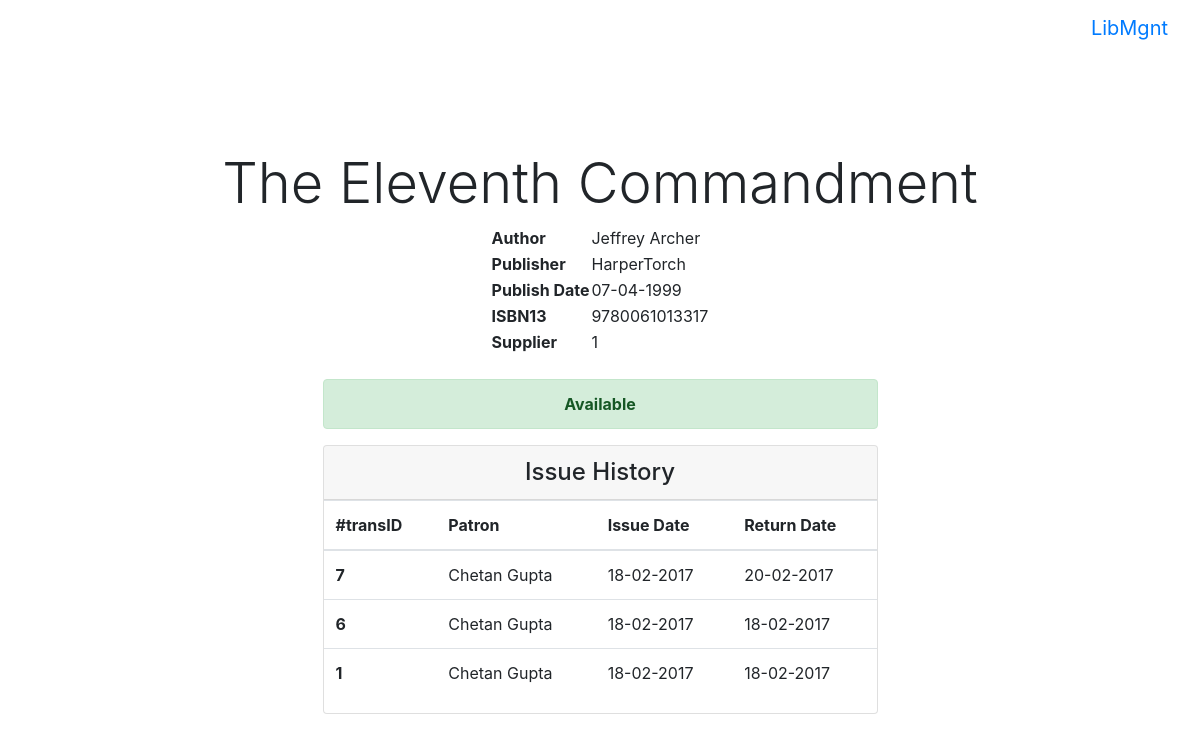
The app's page /book/1 (signed in) with its own data.
### tables this page shows
CREATE TABLE "book" (
	`id`	INTEGER PRIMARY KEY AUTOINCREMENT,
	`title`	VARCHAR(50) NOT NULL,
	`author`	VARCHAR(50) NOT NULL,
	`publishDate`	DATE,
	`publisher`	VARCHAR(50),
	`isbn13`	VARCHAR(13) UNIQUE,
	`supplierID`	INTEGER,
	FOREIGN KEY(`supplierID`) REFERENCES supplier ( id )
);

CREATE TABLE issue_history(
	transID INTEGER PRIMARY KEY,
	bookID INTEGER,
	patronID INTEGER,
	issuedbyID INTEGER,
	returnedtoID INTEGER,
	issueDate DATE,
	returnDate DATE,
	lateFees INTEGER,
	FOREIGN KEY (bookID) REFERENCES book(id),
	FOREIGN KEY (patronID) REFERENCES patron(id),
	FOREIGN KEY (issuedbyID) REFERENCES librarian(id),
	FOREIGN KEY (returnedtoID) REFERENCES librarian(id));

CREATE TABLE patron(
	id INTEGER PRIMARY KEY AUTOINCREMENT,
	cardNum INTEGER UNIQUE,
	name VARCHAR(50),
	dob DATE,
	doj DATE,
	address TEXT,
	phone VARCHAR(10),
	borrowLimit INTEGER DEFAULT 2);

### server.py (the view)
@app.route("/book/<int:bookID>")
@login_required
def bookInfo(bookID):
	payload = {}
	book_exists = db_util.getBookExistence(bookID)
	if book_exists is True:
		payload['book_info'] = db_util.queryBook({"id":bookID})[0]
		payload['book_status'] = db_util.getBookStatus(bookID)
		payload['issue_history'] = db_util.queryIssueHistoryByBook(bookID)
		payload['issued_to'] = db_util.queryIssueByBook(bookID,patron=True)
	return render_template("bookinfo.html", payload=payload)

### db_util.py (called while the page is built)
def queryIssueByBook(bookID, patron=False):
	try:
		if patron:
			cursor.execute('''
				SELECT transID,bookID,patronID,librarianID,issueDate,name
				FROM issue,patron
				WHERE patronID=patron.id AND bookID=?;''',(bookID, ))
		else:
			cursor.execute('''SELECT * FROM issue WHERE bookID=?''', (bookID, ))
		issue = cursor.fetchone()
		return issue
	except Exception as e:
		print(e)
		return None

def queryIssueHistoryByBook(bookID):
	try:
		cursor.execute('''SELECT transID,patronID,name,issueDate,returnDate
			FROM issue_history,patron
			WHERE patronID=patron.id AND bookID=?
			ORDER BY returnDate DESC, transID DESC;''', (bookID, ))
		issue_history = cursor.fetchall()
		return issue_history
	except Exception as e:
		print(e)
		return None

def getBookStatus(bookID):
	try:
		cursor.execute('''SELECT COUNT(*) FROM issue WHERE bookID=?''', (bookID, ))
		flag = cursor.fetchone()
		return flag[0] == 0
	except Exception as e:
		print(e)
		return None

def getBookExistence(bookID):
	try:
		cursor.execute('''SELECT COUNT(*) FROM book WHERE id=?''', (bookID,))
		flag = cursor.fetchone()
		return flag[0] == 1
	except Exception as e:
		print(e)
		return None

### librarian.py (called while the page is built)
	def get(self, username):
		try:
			cursor.execute('''SELECT * FROM librarian WHERE username=:username''', (username, ))
			librarian = cursor.fetchone()
			self.librarianID = librarian[0]
			self.username = librarian[1]
			self.password = librarian[2]
			self.authenticated = False
			return self
		except Exception as e:
			print(e)
			return None

### server.py (called while the page is built)
@login_manager.user_loader
def user_loader(username):
	return Librarian().get(username)

### templates/bookinfo.html (shortened to what this page needs)
{% extends "base.html" %}
{% block body %}
<div class="container-fluid" style="padding-top: 70px;">
	<h3 class="display-4 text-center">{{payload.book_info[1]}}</h3>
	<table align="center">
		<tbody>
			<tr>
				<th scope="row">Author</th>
				<td>{{payload.book_info[2]}}</td>
			</tr>
			<tr>
				<th scope="row">Publisher</th>
				<td>{{payload.book_info[4]}}</td>
			</tr>
			<tr>
				<th scope="row">Publish Date</th>
				<td>{{payload.book_info[3]}}</td>
			</tr>
			<tr>
				<th scope="row">ISBN13</th>
				<td>{{payload.book_info[5]}}</td>
			</tr>
			<tr>
				<th scope="row">Supplier</th>
				<td>{{payload.book_info[6]}}</td>
			</tr>
		</tbody>
	</table>
	<br>
	<div class="container col-sm-6 text-center">
	{% if payload.book_status %}
	<div class="alert alert-success" role="alert">
		<strong>Available</strong>
	</div>
	{% else %}
	<div class="alert alert-info" role="alert">
		<strong>Issued to </strong> <a href="#" class="alert-link">{{payload.issued_to[5]}}</a>
	</div>
	{% endif %}
	</div>
	<div class="col-sm-6 container">
			<div class="card card-outline-primary">
				<h4 class="card-header text-center card-outline-primary">
					Issue History
				</h4>
				<div class="card-block table-responsive">
					<table class="table table-hover">
						<thead>
							<tr>
							<th>#transID</th>
								<th>Patron</th>
								<th>Issue Date</th>
								<th>Return Date</th>
							</tr>
						</thead>
						<tbody>
							{% for issue in payload.issue_history %}
							<tr>
								<th scope="row">{{issue[0]}}</th>
								<td>{{issue[2]}}</td>
								<td>{{issue[3]}}</td>
								<td>{{issue[4]}}</td>
							</tr>
							{% endfor %}
						</tbody>
					</table>
				</div>
			</div>
		</div>
</div>
<br><br>
{% endblock %}

### static/css/base.css (style rules this page uses)
body { padding-top: 5rem; }

### records on screen
book: title "The Eleventh Commandment", author "Jeffrey Archer", publisher "HarperTorch", publishDate "07-04-1999", isbn13 "9780061013317", supplierID "1"
issue_history: transID "7", name "Chetan Gupta", issueDate "18-02-2017", returnDate "20-02-2017"
issue_history: transID "6", name "Chetan Gupta", issueDate "18-02-2017", returnDate "18-02-2017"
issue_history: transID "1", name "Chetan Gupta", issueDate "18-02-2017", returnDate "18-02-2017"
